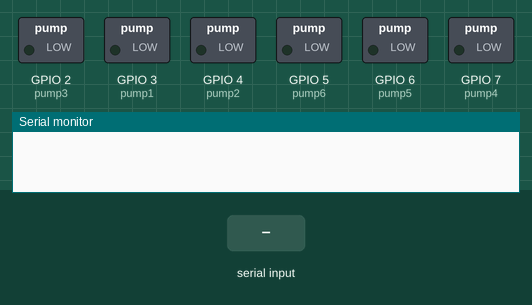
This sketch was run on a simulated ESP32. On the bench: switched loads named in the sketch (green lamp = pin HIGH), the last lines printed to the serial monitor. The inputs (shaded band) are chosen by the test bench.

Above: at 1.2 s.
1.3 s: "CMD_PUMP1_ON\n" received over Serial
At 2.3 s:
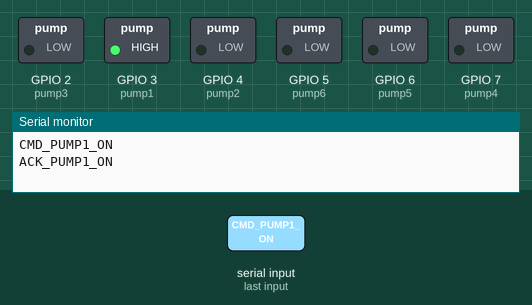
2.8 s: "CMD_PUMP2_ON\n" received over Serial
At 3.4 s:
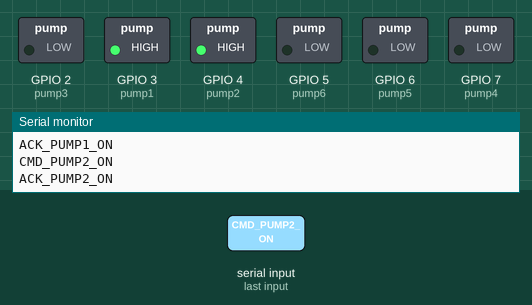
4.3 s: "CMD_PUMP1_OFF\n" received over Serial
At 4.6 s:
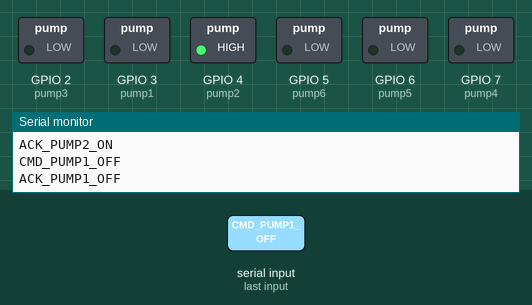
5.8 s: "CMD_PUMP3_ON\n" received over Serial
At 6.9 s:
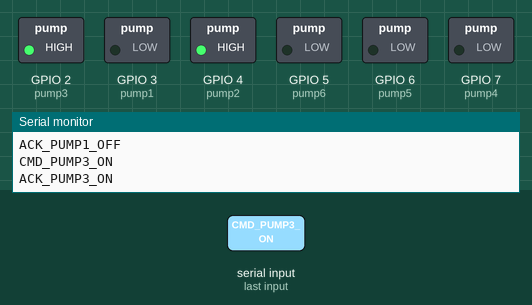
7.3 s: "CMD_PUMP2_OFF\n" received over Serial
At 8.0 s:
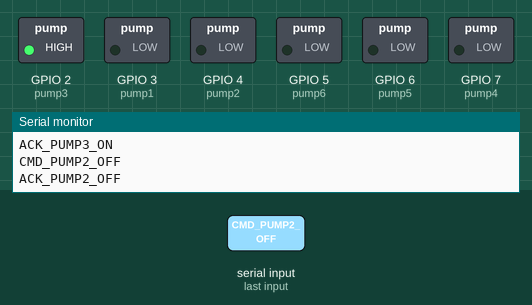
8.8 s: "CMD_PUMP4_ON\n" received over Serial
At 9.2 s:
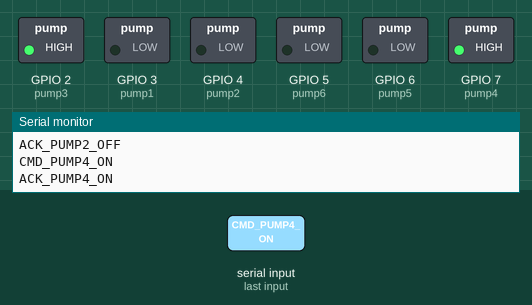
Timing chart, 0 to 11.3 s (numbered marks = the images above; inputs shaded):
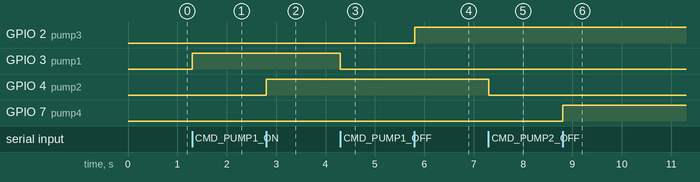

The sketch:

control.ino
```cpp
#include "/home/jonas/SmartGrow/repo/miflora-esp32/lib/control/control.h"


// Define the pumps to cON"trol
const int pump1 = 3;
const int pump2 = 4;
const int pump3 = 2;
const int pump4 = 7;
const int pump5 = 6;
const int pump6 = 5;

void setup() {

  pinMode(pump1, OUTPUT);
  pinMode(pump2, OUTPUT);
  pinMode(pump3, OUTPUT);
  pinMode(pump4, OUTPUT);
  pinMode(pump5, OUTPUT);
  pinMode(pump6, OUTPUT);

  digitalWrite(pump1, LOW);
  digitalWrite(pump2, LOW);
  digitalWrite(pump3, LOW);
  digitalWrite(pump4, LOW);
  digitalWrite(pump5, LOW);
  digitalWrite(pump6, LOW);

  Serial.begin(115200);
}

String receivedCommand = "";

void loop() {
  while (Serial.available() > 0) {
    char inChar = Serial.read();   // Read each character

    // Append each character to the receivedCommand string
    if (inChar != '\n') {  // Until a newline is received
      receivedCommand += inChar;
    } else {
      // Handle the received command
      receivedCommand.trim();
      handleCommand(receivedCommand);

      // Clear the command string after processing
      receivedCommand = "";
    }
  }
}

// FunctiON" to handle received commands

void handleCommand(String command) {
      Serial.println(command);

      if(command ==  "CMD_PUMP1_ON"){// Turn pump 2 ON"
        digitalWrite(pump1, HIGH);
        Serial.println("ACK_PUMP1_ON");
      }

      else if(command ==  "CMD_PUMP1_OFF"){ // Turn pump 2 OFF"
        digitalWrite(pump1, LOW);
        Serial.println("ACK_PUMP1_OFF");
      }

      else if(command ==  "CMD_PUMP2_ON"){// Turn pump 3 ON"
        digitalWrite(pump2, HIGH);
        Serial.println("ACK_PUMP2_ON");
      }

      else if(command ==  "CMD_PUMP2_OFF"){ // Turn pump 3 OFF"
        digitalWrite(pump2, LOW);
        Serial.println("ACK_PUMP2_OFF");
      }

      else if(command ==  "CMD_PUMP3_ON"){// Turn pump 4 ON"
        digitalWrite(pump3, HIGH);
        Serial.println("ACK_PUMP3_ON");
      }

      else if(command ==  "CMD_PUMP3_OFF"){ // Turn pump 4 OFF"
        digitalWrite(pump3, LOW);
        Serial.println("ACK_PUMP3_OFF");
      }

      else if(command ==  "CMD_PUMP4_ON"){// Turn pump 5 ON"
        digitalWrite(pump4, HIGH);
        Serial.println("ACK_PUMP4_ON");
      }

      else if(command ==  "CMD_PUMP4_OFF"){ // Turn pump 5 OFF"
        digitalWrite(pump4, LOW);
        Serial.println("ACK_PUMP4_OFF");
      }

      else if(command ==  "CMD_PUMP5_ON"){// Turn pump 6 ON"
        digitalWrite(pump5, HIGH);
        Serial.println("ACK_PUMP5_ON");
      }

      else if(command ==  "CMD_PUMP5_OFF"){ // Turn pump 6 OFF"
        digitalWrite(pump5, LOW);
        Serial.println("ACK_PUMP5_OFF");
      }

      else if(command ==  "CMD_PUMP6_ON"){// Turn pump 7 ON"
        digitalWrite(pump6, HIGH);
        Serial.println("ACK_PUMP6_ON");
      }

      else if(command ==  "CMD_PUMP6_OFF"){ // Turn pump 7 OFF"
        digitalWrite(pump6, LOW);
        Serial.println("ACK_PUMP6_OFF");
      }

      //else
        //Serial.println(-1);
    }
```

Measured:
- after the input at 1.3 s, GPIO 3 (pump1): LOW → HIGH at once
- after the input at 2.8 s, GPIO 4 (pump2): LOW → HIGH at once
- after the input at 4.3 s, GPIO 3 (pump1): HIGH → LOW at once
- after the input at 5.8 s, GPIO 2 (pump3): LOW → HIGH at once
- after the input at 7.3 s, GPIO 4 (pump2): HIGH → LOW at once
- after the input at 8.8 s, GPIO 7 (pump4): LOW → HIGH at once
